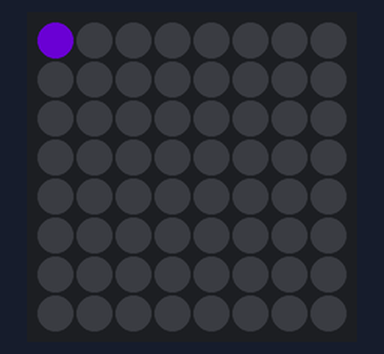
A program run on a simulated Raspberry Pi (BCM pin numbers) with a Sense HAT. Parts: the Sense HAT's 8×8 RGB LED matrix. Dim RGB values are drawn brighter than linear; random numbers come from a fixed seed.

Above: at 0.6 s.
At 2.1 s:
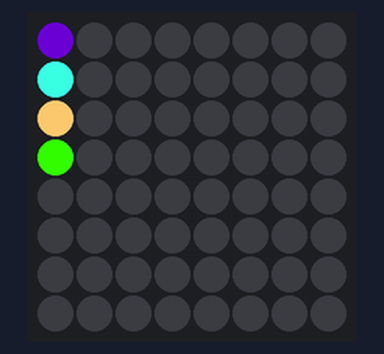
At 3.6 s:
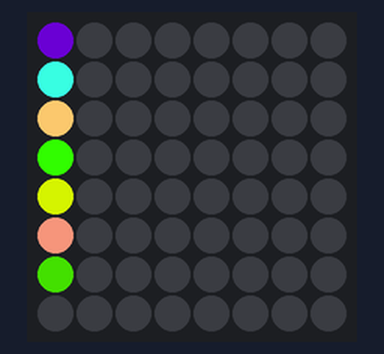
At 7.1 s:
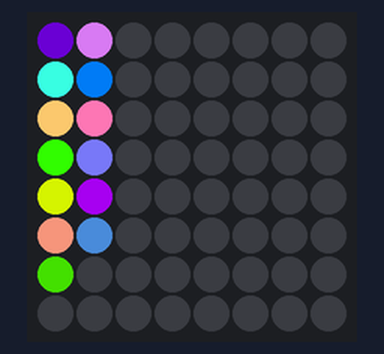
At 10.6 s:
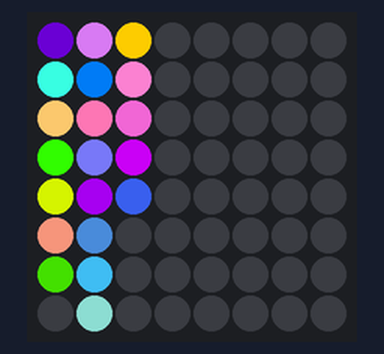
At 17.6 s:
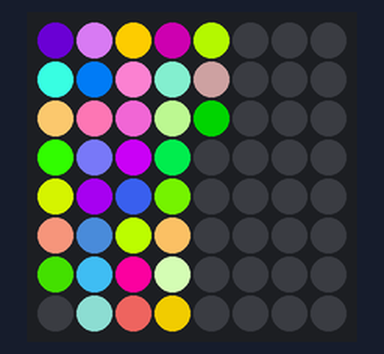

The program:

Pixelator.py
```python
from sense_hat import SenseHat
from random import randint
from time import sleep

sense = SenseHat()

vertical = 0
horizontal = 0

def randomCol():
	return (randint(0, 255), randint(0, 255), randint(0, 255))

while True:
	for vertical in range(8):
		for horizontal in range(8):
			sleep(0.5)
			sense.set_pixel(vertical, horizontal, randomCol())
```
